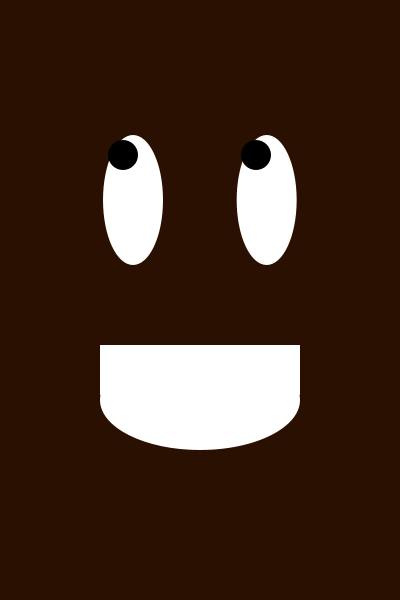
Frame 1 (no input)
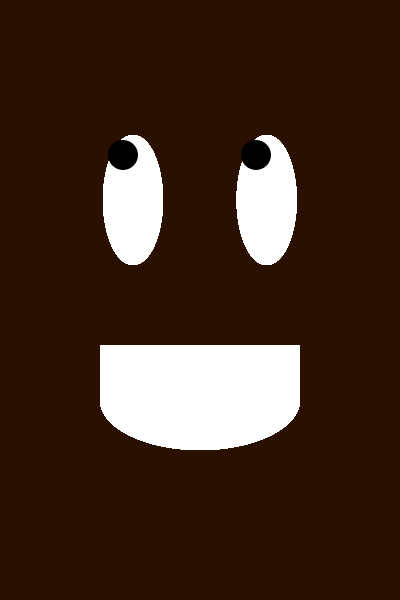
Frame 60 (the mouse pressed at the canvas centre just before this capture)
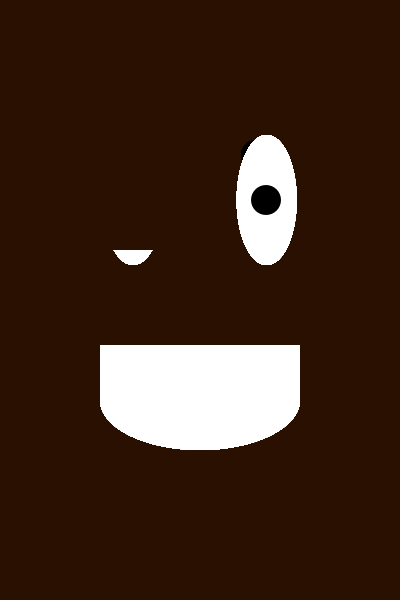
Frame 120 (the mouse held since frame 60 and released just before this capture)

The Processing sketch that drew these frames (run headless with seeded random() and noise(); from frame 60 on, the mouse is pressed at the canvas centre):

// Processing sketch: processing_98721
// ── processing_98721.pde

/* 
  10th May 2013, Minh Pham, 3416941
  
  A pair of eyes which follows the cursor and winks on mouse-click
*/

int wink = 100;
 
void setup() {
  size(400, 600);
  background(#291000);
  smooth();
}

void draw() {
  ellipseMode(CENTER);
  rectMode(CENTER);
    
  // drawing the eyes
  fill(255);
  noStroke();
  ellipse(width/3, height/3, 60, 130);
  ellipse(width/1.5, height/3, 60, 130);
  
  // mapping to set a range on how far the pupils move
  float xEyeLeft = map(mouseX, 0, width, 123, 143);
  float yEyeLeft = map(mouseY, 0, height, 155, 245);
  float xEyeRight = map(mouseX, 0, width, 256, 276);
  float yEyeRight = map(mouseY, 0, height, 155, 245);
 
  // drawing the eye pupils
  fill(0);
  noStroke();
  ellipse(xEyeLeft, yEyeLeft, 30, 30);
  ellipse(xEyeRight, yEyeRight, 30, 30);
  
  // drawing the mouth
  fill(255);
  noStroke();
  ellipse(width/2, 400, 200, 100);
  
//  this part took a bit of adjusting to make the rectangle look apart
//  of the mouth so it may not be accurate to the correct pixel
  fill(255);
  noStroke();
  rect(width/2, 370, 200, 50);
  
  // winking
//  using a rectangle that increases in height to create illusion of wink
  fill(#291000);
  noStroke();
  rect(width/3, 0 , 200, wink);
  
  // winking action
  if ((mousePressed == true) && (wink<300)) {
    wink += 400;
  } else if (wink>300) {
    wink -= 400;
  }
}
